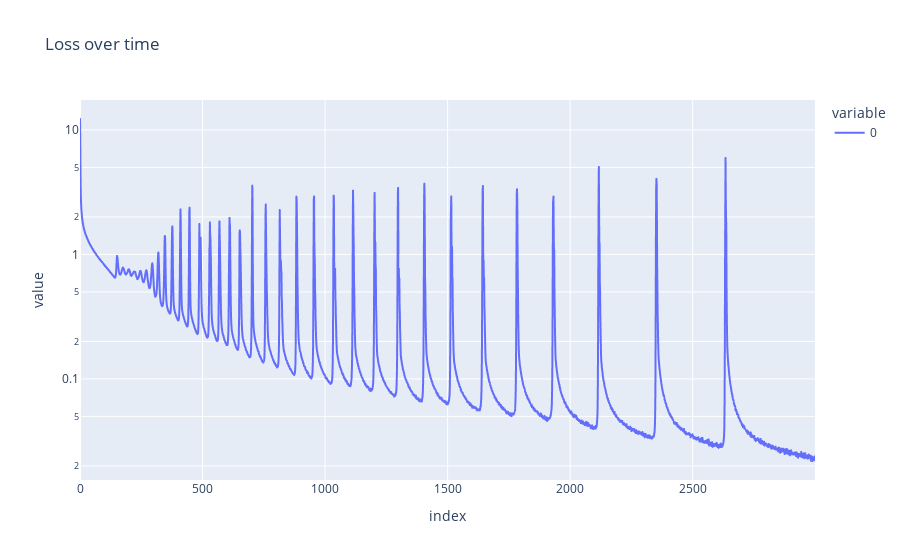

Source (notebook cell):
### Code cell
px.line(losses, title='Loss over time', log_y=True)

### Figure 1 — Plotly figure (JSON) as saved in the notebook; plotly's stock layout.template omitted (floating-point values rounded to 4 significant figures; data arrays with more than 128 entries replaced by an {"elided": "..."} marker saying what was removed)
{"data": [{"hovertemplate": "variable=0<br>index=%{x}<br>value=%{y}<extra></extra>", "legendgroup": "0", "line": {"color": "#636efa", "dash": "solid"}, "marker": {"symbol": "circle"}, "mode": "lines", "name": "0", "showlegend": true, "type": "scattergl", "x": {"elided": "3000 int values"}, "xaxis": "x", "y": {"elided": "3000 float values"}, "yaxis": "y"}], "layout": {"legend": {"title": {"text": "variable"}, "tracegroupgap": 0}, "title": {"text": "Loss over time"}, "xaxis": {"anchor": "y", "domain": [0, 1], "title": {"text": "index"}}, "yaxis": {"anchor": "x", "domain": [0, 1], "title": {"text": "value"}, "type": "log"}}}
